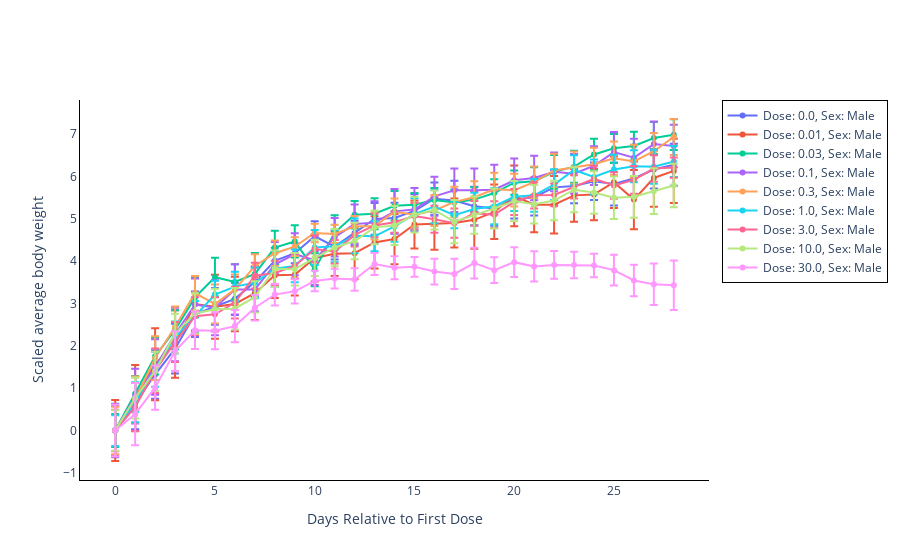

Write notebook code for a chart like this one.
### Markdown cell above
---
## Plotly interactive bodyweight visualization

### Code cell
# Calculate the mean and standard error for each group
grouped_stats = merged_df.groupby(["dose_amount", "days_relative_first_dose", "sex"])["value"].agg(['mean', 'sem']).reset_index()

# Create the interactive plot using Plotly graph_objects
fig = go.Figure()

for (dose_amount, sex), group in grouped_stats.groupby(["dose_amount", "sex"]):
    # Find the mean value at days_relative_first_dose = 0 for each group
    mean_at_zero = group.loc[group["days_relative_first_dose"] == 0, "mean"].values[0]
    # Rescale y-values (mean) to start from the mean value at days_relative_first_dose = 0 for each group
    rescaled_mean = group["mean"] - mean_at_zero
    fig.add_trace(
        go.Scatter(
            x=group["days_relative_first_dose"],
            y=rescaled_mean,
            name=f"Dose: {dose_amount}, Sex: {sex.capitalize()}",
            mode="markers+lines",
            text=f"Dose: {dose_amount}, Sex: {sex.capitalize()}",
            error_y=dict(type='data', array=group['sem']),
        )
    )

# Set axis labels
# Set axis labels and layout
fig.update_layout(
    xaxis_title="Days Relative to First Dose",
    yaxis_title="Scaled average body weight",
    plot_bgcolor='white',  # Set background color to white
    paper_bgcolor='white',  # Set paper color to white
    showlegend=True,  # Show the legend
    legend=dict(
        bordercolor="black",  # Set legend border color
        borderwidth=1,  # Set legend border width
    ),
)

# Set the plot area border color
fig.update_xaxes(showline=True, linewidth=1, linecolor='black')  # Set x-axis border color
fig.update_yaxes(showline=True, linewidth=1, linecolor='black')  # Set y-axis border color

# Show the interactive plot
fig.show()

### Figure 1 — Plotly figure (JSON) as saved in the notebook; plotly's stock layout.template omitted (floating-point values rounded to 4 significant figures)
{"data": [{"error_y": {"array": [0.6306, 0.6151, 0.5741, 0.5873, 0.5375, 0.4352, 0.3793, 0.346, 0.3046, 0.2373, 0.3554, 0.3028, 0.2911, 0.3758, 0.3611, 0.3919, 0.3804, 0.4705, 0.459, 0.4062, 0.4457, 0.4308, 0.4089, 0.4062, 0.4443, 0.5045, 0.4014, 0.4516, 0.4958], "type": "data"}, "mode": "markers+lines", "name": "Dose: 0.0, Sex: Male", "text": "Dose: 0.0, Sex: Male", "type": "scatter", "x": [0, 1, 2, 3, 4, 5, 6, 7, 8, 9, 10, 11, 12, 13, 14, 15, 16, 17, 18, 19, 20, 21, 22, 23, 24, 25, 26, 27, 28], "y": [0, 0.6444, 1.322, 1.933, 2.744, 2.933, 3.111, 3.511, 4.011, 4.189, 4.589, 4.344, 4.667, 5.0, 5.022, 5.189, 5.478, 5.433, 5.3, 5.244, 5.456, 5.511, 5.744, 5.778, 5.889, 5.822, 5.956, 6.167, 6.278]}, {"error_y": {"array": [0.7206, 0.7818, 0.8521, 0.7965, 0.6633, 0.7564, 0.6459, 0.636, 0.5367, 0.4853, 0.556, 0.527, 0.6173, 0.6187, 0.5945, 0.5679, 0.6164, 0.5791, 0.6825, 0.6442, 0.7186, 0.6463, 0.6776, 0.6245, 0.609, 0.6074, 0.6992, 0.6827, 0.7592], "type": "data"}, "mode": "markers+lines", "name": "Dose: 0.01, Sex: Male", "text": "Dose: 0.01, Sex: Male", "type": "scatter", "x": [0, 1, 2, 3, 4, 5, 6, 7, 8, 9, 10, 11, 12, 13, 14, 15, 16, 17, 18, 19, 20, 21, 22, 23, 24, 25, 26, 27, 28], "y": [0, 0.7667, 1.567, 2.044, 2.989, 2.922, 2.989, 3.244, 3.667, 3.678, 4.078, 4.178, 4.189, 4.444, 4.522, 4.867, 4.889, 4.9, 4.978, 5.167, 5.544, 5.333, 5.333, 5.556, 5.578, 5.867, 5.456, 5.967, 6.133]}, {"error_y": {"array": [0.3915, 0.4234, 0.4342, 0.461, 0.4676, 0.4571, 0.4177, 0.4927, 0.3951, 0.3817, 0.3901, 0.4099, 0.3252, 0.3648, 0.3476, 0.2779, 0.2848, 0.3048, 0.2924, 0.3249, 0.2862, 0.3289, 0.3972, 0.3783, 0.372, 0.3385, 0.3383, 0.3782, 0.363], "type": "data"}, "mode": "markers+lines", "name": "Dose: 0.03, Sex: Male", "text": "Dose: 0.03, Sex: Male", "type": "scatter", "x": [0, 1, 2, 3, 4, 5, 6, 7, 8, 9, 10, 11, 12, 13, 14, 15, 16, 17, 18, 19, 20, 21, 22, 23, 24, 25, 26, 27, 28], "y": [0, 0.8667, 1.756, 2.378, 3.144, 3.622, 3.511, 3.7, 4.322, 4.467, 3.8, 4.678, 5.1, 5.122, 5.311, 5.333, 5.444, 5.389, 5.456, 5.611, 5.856, 5.889, 6.111, 6.233, 6.522, 6.667, 6.722, 6.911, 6.989]}, {"error_y": {"array": [0.5783, 0.6477, 0.6547, 0.6319, 0.6135, 0.6485, 0.593, 0.5153, 0.5336, 0.4965, 0.585, 0.4544, 0.4621, 0.5064, 0.5296, 0.5099, 0.4612, 0.5136, 0.512, 0.589, 0.517, 0.5243, 0.4592, 0.468, 0.4577, 0.4725, 0.4504, 0.5327, 0.503], "type": "data"}, "mode": "markers+lines", "name": "Dose: 0.1, Sex: Male", "text": "Dose: 0.1, Sex: Male", "type": "scatter", "x": [0, 1, 2, 3, 4, 5, 6, 7, 8, 9, 10, 11, 12, 13, 14, 15, 16, 17, 18, 19, 20, 21, 22, 23, 24, 25, 26, 27, 28], "y": [0, 0.8111, 1.5, 2.267, 2.978, 2.9, 3.333, 3.333, 3.922, 4.167, 4.022, 4.567, 4.878, 4.911, 5.178, 5.222, 5.533, 5.678, 5.678, 5.689, 5.911, 5.967, 6.111, 6.067, 6.256, 6.578, 6.444, 6.767, 6.722]}, {"error_y": {"array": [0.5624, 0.5424, 0.5164, 0.4856, 0.4082, 0.4623, 0.3508, 0.2771, 0.3011, 0.2198, 0.2182, 0.2167, 0.2478, 0.3176, 0.3151, 0.2837, 0.3654, 0.362, 0.3775, 0.3872, 0.3862, 0.3714, 0.3916, 0.3822, 0.3932, 0.3959, 0.3982, 0.431, 0.4266], "type": "data"}, "mode": "markers+lines", "name": "Dose: 0.3, Sex: Male", "text": "Dose: 0.3, Sex: Male", "type": "scatter", "x": [0, 1, 2, 3, 4, 5, 6, 7, 8, 9, 10, 11, 12, 13, 14, 15, 16, 17, 18, 19, 20, 21, 22, 23, 24, 25, 26, 27, 28], "y": [0, 0.7333, 1.711, 2.444, 3.244, 2.989, 3.333, 3.889, 4.189, 4.344, 4.667, 4.644, 4.822, 4.833, 5.167, 5.1, 5.2, 5.4, 5.511, 5.7, 5.678, 5.867, 6.144, 6.211, 6.289, 6.433, 6.356, 6.6, 6.933]}, {"error_y": {"array": [0.3633, 0.4731, 0.4113, 0.3779, 0.3606, 0.3257, 0.3492, 0.364, 0.4255, 0.3877, 0.4139, 0.381, 0.4113, 0.3556, 0.3609, 0.3756, 0.3916, 0.3114, 0.3842, 0.4269, 0.3357, 0.3892, 0.3621, 0.3486, 0.4134, 0.3495, 0.3782, 0.4053, 0.3668], "type": "data"}, "mode": "markers+lines", "name": "Dose: 1.0, Sex: Male", "text": "Dose: 1.0, Sex: Male", "type": "scatter", "x": [0, 1, 2, 3, 4, 5, 6, 7, 8, 9, 10, 11, 12, 13, 14, 15, 16, 17, 18, 19, 20, 21, 22, 23, 24, 25, 26, 27, 28], "y": [0, 0.6667, 1.444, 2.2, 2.7, 3.211, 3.4, 3.489, 3.822, 3.889, 4.322, 4.356, 4.6, 4.589, 4.822, 5.111, 5.289, 5.089, 5.233, 5.3, 5.522, 5.556, 5.811, 6.156, 5.989, 6.167, 6.244, 6.233, 6.356]}, {"error_y": {"array": [0.4907, 0.5685, 0.5236, 0.4719, 0.4478, 0.4051, 0.3768, 0.3093, 0.2911, 0.2933, 0.3209, 0.2769, 0.2764, 0.2758, 0.2517, 0.3171, 0.3192, 0.3452, 0.2906, 0.3171, 0.3078, 0.3116, 0.2708, 0.2766, 0.3126, 0.3108, 0.3266, 0.3117, 0.2387], "type": "data"}, "mode": "markers+lines", "name": "Dose: 3.0, Sex: Male", "text": "Dose: 3.0, Sex: Male", "type": "scatter", "x": [0, 1, 2, 3, 4, 5, 6, 7, 8, 9, 10, 11, 12, 13, 14, 15, 16, 17, 18, 19, 20, 21, 22, 23, 24, 25, 26, 27, 28], "y": [0, 0.5556, 1.411, 2.089, 2.7, 2.744, 3.022, 3.656, 3.722, 3.889, 4.289, 4.222, 4.622, 4.844, 4.922, 5.067, 4.989, 4.9, 5.133, 5.1, 5.4, 5.556, 5.567, 5.756, 5.944, 5.789, 5.922, 6.189, 6.211]}, {"error_y": {"array": [0.4769, 0.486, 0.46, 0.4701, 0.4762, 0.4849, 0.4888, 0.3688, 0.433, 0.3841, 0.4272, 0.4404, 0.4308, 0.3996, 0.4622, 0.4226, 0.4601, 0.5118, 0.4414, 0.4729, 0.4729, 0.4564, 0.4679, 0.5334, 0.5034, 0.5016, 0.4933, 0.5395, 0.5149], "type": "data"}, "mode": "markers+lines", "name": "Dose: 10.0, Sex: Male", "text": "Dose: 10.0, Sex: Male", "type": "scatter", "x": [0, 1, 2, 3, 4, 5, 6, 7, 8, 9, 10, 11, 12, 13, 14, 15, 16, 17, 18, 19, 20, 21, 22, 23, 24, 25, 26, 27, 28], "y": [0, 0.7667, 1.4, 2.289, 2.767, 2.867, 2.878, 3.156, 3.822, 3.811, 4.078, 4.322, 4.478, 4.8, 4.844, 5.1, 5.211, 4.933, 5.089, 5.244, 5.422, 5.344, 5.433, 5.689, 5.622, 5.5, 5.522, 5.656, 5.789]}, {"error_y": {"array": [0.6149, 0.7348, 0.5218, 0.4701, 0.4432, 0.4386, 0.3812, 0.3005, 0.2572, 0.2866, 0.2438, 0.2338, 0.2656, 0.2598, 0.2707, 0.2327, 0.3034, 0.3551, 0.363, 0.3022, 0.3529, 0.358, 0.3283, 0.3136, 0.2769, 0.3658, 0.3741, 0.4926, 0.5845], "type": "data"}, "mode": "markers+lines", "name": "Dose: 30.0, Sex: Male", "text": "Dose: 30.0, Sex: Male", "type": "scatter", "x": [0, 1, 2, 3, 4, 5, 6, 7, 8, 9, 10, 11, 12, 13, 14, 15, 16, 17, 18, 19, 20, 21, 22, 23, 24, 25, 26, 27, 28], "y": [0, 0.3889, 1.011, 1.878, 2.367, 2.356, 2.467, 2.9, 3.211, 3.289, 3.533, 3.589, 3.567, 3.933, 3.844, 3.867, 3.756, 3.7, 3.956, 3.789, 3.978, 3.878, 3.911, 3.911, 3.9, 3.789, 3.544, 3.456, 3.433]}], "layout": {"legend": {"bordercolor": "black", "borderwidth": 1}, "paper_bgcolor": "white", "plot_bgcolor": "white", "showlegend": true, "xaxis": {"linecolor": "black", "linewidth": 1, "showline": true, "title": {"text": "Days Relative to First Dose"}}, "yaxis": {"linecolor": "black", "linewidth": 1, "showline": true, "title": {"text": "Scaled average body weight"}}}}
